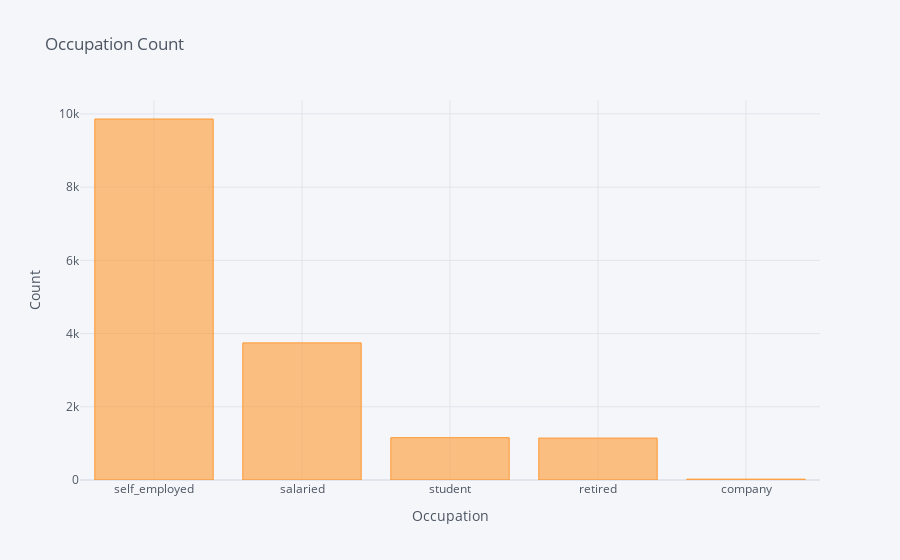

The code cell stored with this chart in its notebook:
### Code cell
# Count the occurrences of each unique value in the 'occupation' column
occupation_counts = df['occupation'].value_counts().reset_index()
occupation_counts.columns = ['occupation', 'count']

# Use iplot to create the bar chart
occupation_counts.iplot(kind='bar', x='occupation', y='count', title='Occupation Count', xTitle='Occupation', yTitle='Count')

### Figure 1 — Plotly figure (JSON) as saved in the notebook; plotly's stock layout.template omitted (floating-point values rounded to 4 significant figures)
{"data": [{"marker": {"color": "rgba(255, 153, 51, 0.6)", "line": {"color": "rgba(255, 153, 51, 1.0)", "width": 1}}, "name": "count", "orientation": "v", "text": "", "type": "bar", "x": ["self_employed", "salaried", "student", "retired", "company"], "y": [9860, 3745, 1156, 1145, 23]}], "layout": {"legend": {"bgcolor": "#F5F6F9", "font": {"color": "#4D5663"}}, "paper_bgcolor": "#F5F6F9", "plot_bgcolor": "#F5F6F9", "title": {"font": {"color": "#4D5663"}, "text": "Occupation Count"}, "xaxis": {"gridcolor": "#E1E5ED", "showgrid": true, "tickfont": {"color": "#4D5663"}, "title": {"font": {"color": "#4D5663"}, "text": "Occupation"}, "zerolinecolor": "#E1E5ED"}, "yaxis": {"gridcolor": "#E1E5ED", "showgrid": true, "tickfont": {"color": "#4D5663"}, "title": {"font": {"color": "#4D5663"}, "text": "Count"}, "zerolinecolor": "#E1E5ED"}}}
